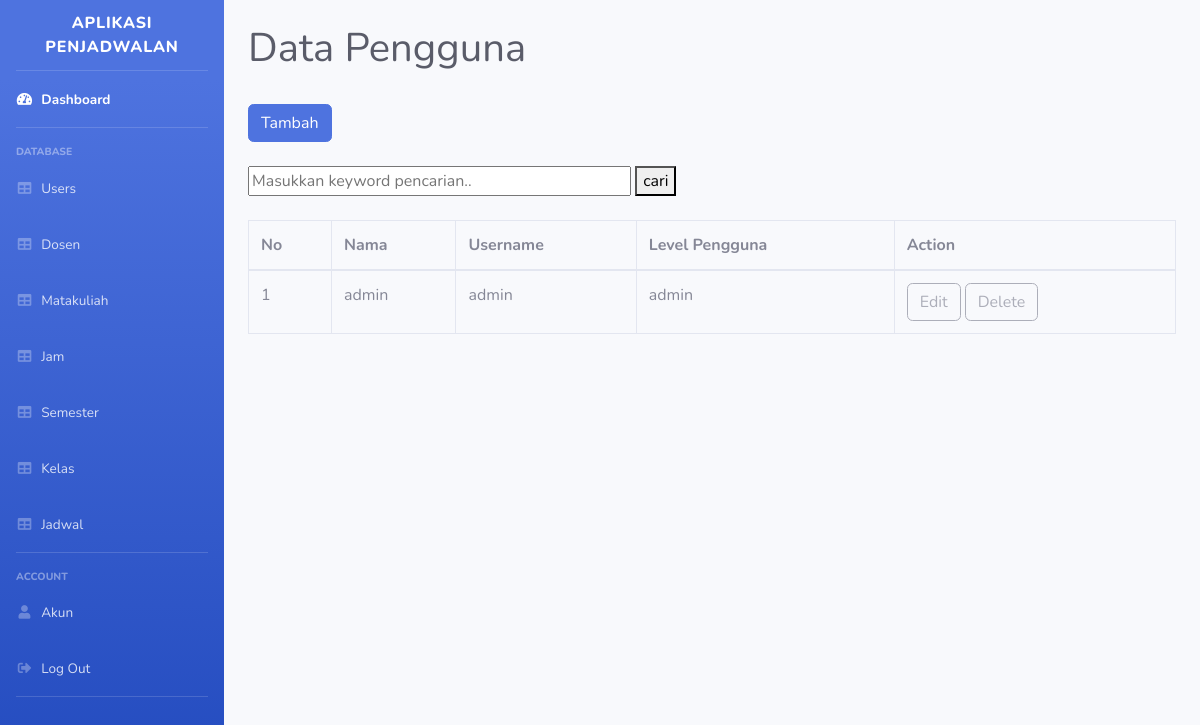
Before: /pengguna.php (signed in) with the older database file.
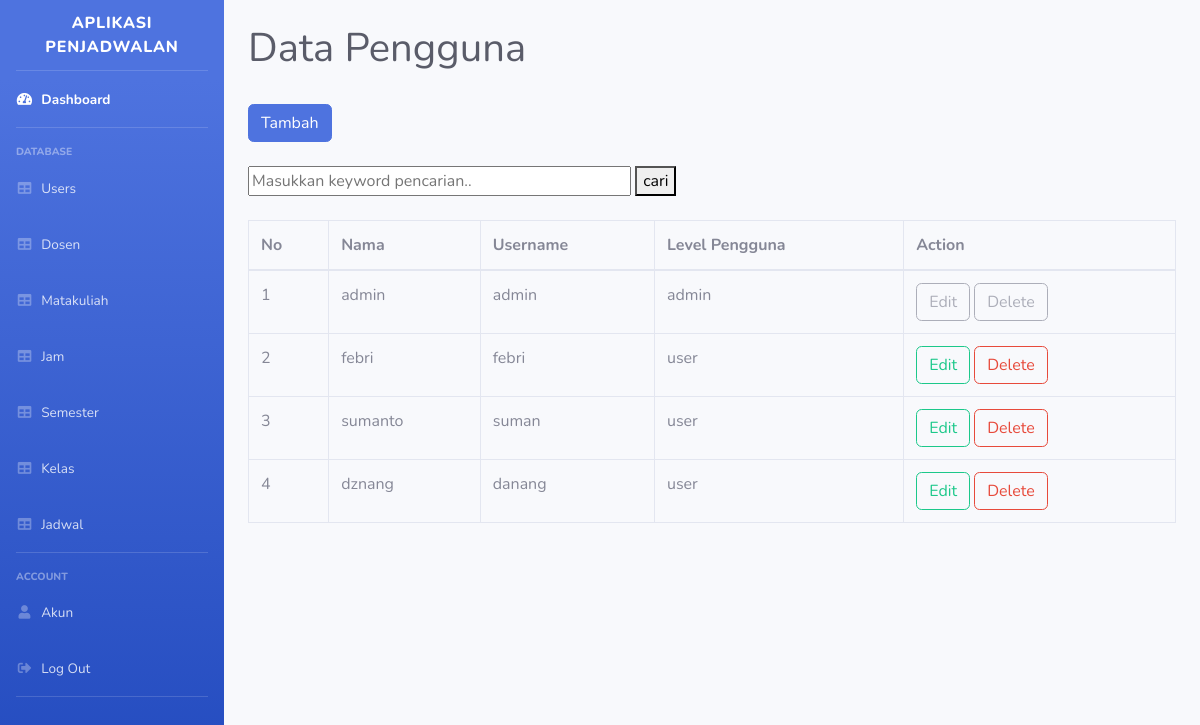
After: the same page with the newer database file.
### tables this page shows
CREATE TABLE `pengguna` (
  `id_pengguna` int(11) NOT NULL,
  `username` varchar(50) NOT NULL,
  `password` varchar(255) NOT NULL,
  `nama_pengguna` varchar(50) NOT NULL,
  `level_pengguna` varchar(50) NOT NULL
);

### pengguna.php (the view, shortened to what this page needs)
<?php
require 'function.php';
$result = mysqli_query($conn, "SELECT * FROM pengguna");
?>
<!DOCTYPE html>
<html lang="en">
<head>
    <link href="vendor/fontawesome-free/css/all.min.css" rel="stylesheet" type="text/css">
    <link href="css/sb-admin-2.min.css" rel="stylesheet">
</head>
<body>
    <div id="wrapper">
        <?php include 'navigation.php'; ?>
        <div id="content-wrapper" class="d-flex flex-column">
            <div class="container-fluid">
                <div class="d-sm-flex align-items-center justify-content-between mb-4 mt-4">
                    <h1 class="text-gray-800">Data Pengguna</h1>
                </div>
                <div class="mb-4">
                    <a class="btn btn-primary" role="button" href="add_pengguna.php">Tambah</a>
                </div>
                <div class="mb-4">
                    <form action="" method="post">
                        <input type="text" name="keyword" size="40" placeholder="Masukkan keyword pencarian.." autocomplete="off">
                        <button type="submit" name="cari">cari</button>
                    </form>
                </div>
                <div class="table-responsive">
                    <table class="table table-bordered" cellspacing="0">
                        <thead>
                            <tr>
                                <th>No</th>
                                <th>Nama</th>
                                <th>Username</th>
                                <th>Level Pengguna</th>
                                <th>Action</th>
                            </tr>
                        </thead>
                        <tbody class="table-group-divider">
                            <?php $i = 1; ?>
                            <?php while ($data = mysqli_fetch_assoc($result)): ?>
                            <tr>
                                <td><?= $i++; ?></td>
                                <td><?= $data['nama_pengguna']; ?></td>
                                <td><?= $data['username']; ?></td>
                                <td><?= $data['level_pengguna']; ?></td>
                                <td>
                                <?php if ($_SESSION['username'] == "admin" && $data['username'] != "admin") : ?>
                                    <a class="btn btn-outline-success" role="button" href="update_pengguna.php?id_pengguna=<?= $data['id_pengguna']; ?>">Edit</a>
                                    <a class="btn btn-outline-danger" role="button" href="delete_pengguna.php?id_pengguna=<?= $data['id_pengguna']; ?>"
                                        onclick="return confirm('Apakah anda yakin ingin menghapus data ini?')">Delete</a>
                                <?php elseif ($data['username'] == "admin") : ?>
                                    <a class="btn btn-outline-secondary disabled" role="button" aria-disabled="true">Edit</a>
                                    <a class="btn btn-outline-secondary disabled" role="button" aria-disabled="true">Delete</a>
                                <?php else : ?>
                                    <a class="btn btn-outline-secondary disabled" role="button" aria-disabled="true">Edit</a>
                                    <a class="btn btn-outline-secondary disabled" role="button" aria-disabled="true">Delete</a>
                                <?php endif; ?>
                                </td>
                            </tr>
                            <?php endwhile; ?>
                        </tbody>
                    </table>
                </div>
            </div>
        </div>
    </div>
</body>
</html>

Changed rows visible on the page:
added pengguna: nama_pengguna "febri", username "febri", level_pengguna "user"
added pengguna: nama_pengguna "sumanto", username "suman", level_pengguna "user"
added pengguna: nama_pengguna "dznang", username "danang", level_pengguna "user"
